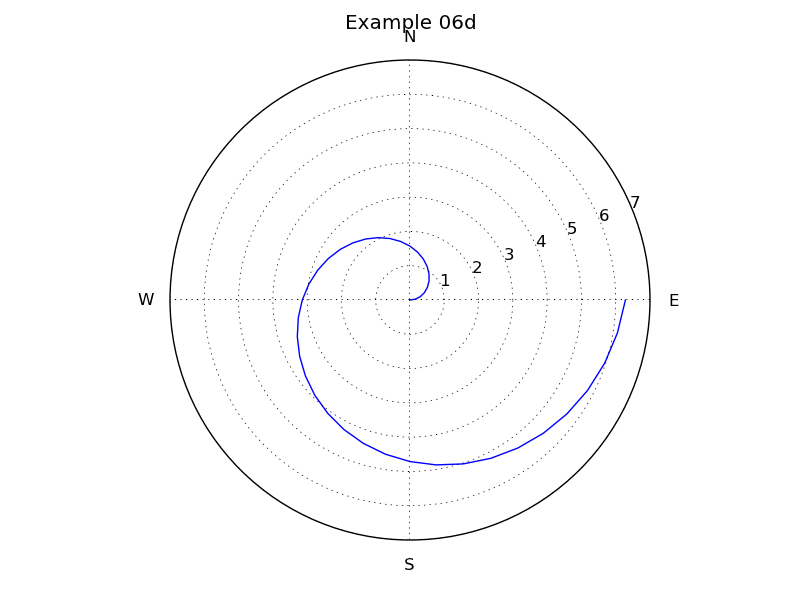

Recreate this plot in Python.
import matplotlib.pyplot as pyplot
import plotdata

pyplot.axes(polar=True)

t = plotdata.data06t
r = plotdata.data06r

pyplot.thetagrids([0.0, 90.0, 180.0, 270.0], labels=['E', 'N', 'W', 'S'])

pyplot.polar(t,r)

pyplot.title('Example 06d')
pyplot.savefig('example06d.png')

